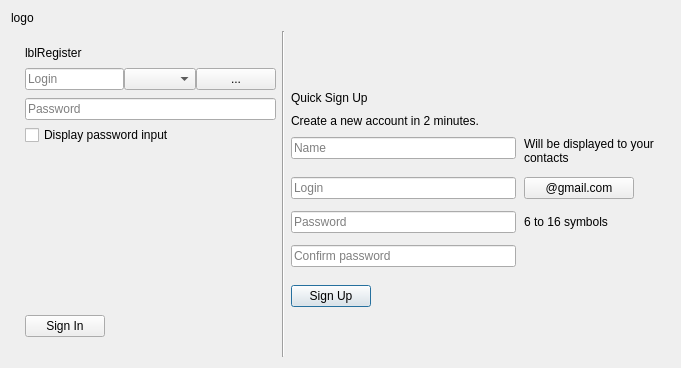
<?xml version="1.0" encoding="UTF-8"?>
<ui version="4.0">
 <class>AddRamblerAccountDialog</class>
 <widget class="QDialog" name="AddRamblerAccountDialog">
  <property name="geometry">
   <rect>
    <x>0</x>
    <y>0</y>
    <width>681</width>
    <height>368</height>
   </rect>
  </property>
  <property name="windowTitle">
   <string>Dialog</string>
  </property>
  <layout class="QVBoxLayout" name="verticalLayout_4">
   <item>
    <widget class="QLabel" name="logo">
     <property name="text">
      <string>logo</string>
     </property>
    </widget>
   </item>
   <item>
    <layout class="QHBoxLayout" name="horizontalLayout_2">
     <item>
      <widget class="QWidget" name="wdtContent" native="true">
       <property name="minimumSize">
        <size>
         <width>265</width>
         <height>0</height>
        </size>
       </property>
       <property name="maximumSize">
        <size>
         <width>265</width>
         <height>16777215</height>
        </size>
       </property>
       <layout class="QVBoxLayout" name="verticalLayout">
        <property name="spacing">
         <number>5</number>
        </property>
        <property name="leftMargin">
         <number>14</number>
        </property>
        <property name="topMargin">
         <number>15</number>
        </property>
        <property name="rightMargin">
         <number>0</number>
        </property>
        <property name="bottomMargin">
         <number>20</number>
        </property>
        <item>
         <widget class="QLabel" name="lblRegister">
          <property name="palette">
           <palette>
            <active>
             <colorrole role="Link">
              <brush brushstyle="SolidPattern">
               <color alpha="255">
                <red>255</red>
                <green>255</green>
                <blue>255</blue>
               </color>
              </brush>
             </colorrole>
            </active>
            <inactive>
             <colorrole role="Link">
              <brush brushstyle="SolidPattern">
               <color alpha="255">
                <red>255</red>
                <green>255</green>
                <blue>255</blue>
               </color>
              </brush>
             </colorrole>
            </inactive>
            <disabled>
             <colorrole role="Link">
              <brush brushstyle="SolidPattern">
               <color alpha="255">
                <red>255</red>
                <green>255</green>
                <blue>255</blue>
               </color>
              </brush>
             </colorrole>
            </disabled>
           </palette>
          </property>
          <property name="contextMenuPolicy">
           <enum>Qt::NoContextMenu</enum>
          </property>
          <property name="text">
           <string notr="true">lblRegister</string>
          </property>
          <property name="wordWrap">
           <bool>true</bool>
          </property>
         </widget>
        </item>
        <item>
         <widget class="QFrame" name="frmLogin">
          <layout class="QHBoxLayout" name="horizontalLayout">
           <property name="spacing">
            <number>0</number>
           </property>
           <property name="leftMargin">
            <number>0</number>
           </property>
           <property name="topMargin">
            <number>3</number>
           </property>
           <property name="rightMargin">
            <number>0</number>
           </property>
           <property name="bottomMargin">
            <number>3</number>
           </property>
           <item>
            <widget class="QLineEdit" name="lneNode">
             <property name="placeholderText">
              <string>Login</string>
             </property>
            </widget>
           </item>
           <item>
            <widget class="QComboBox" name="cmbDomain">
             <property name="sizePolicy">
              <sizepolicy hsizetype="Minimum" vsizetype="Maximum">
               <horstretch>0</horstretch>
               <verstretch>0</verstretch>
              </sizepolicy>
             </property>
            </widget>
           </item>
           <item>
            <widget class="QPushButton" name="tlbDomain">
             <property name="text">
              <string notr="true">...</string>
             </property>
             <property name="autoDefault">
              <bool>false</bool>
             </property>
            </widget>
           </item>
          </layout>
         </widget>
        </item>
        <item>
         <widget class="QFrame" name="frmPassword">
          <layout class="QHBoxLayout" name="horizontalLayout_4">
           <property name="margin">
            <number>0</number>
           </property>
           <item>
            <widget class="QLineEdit" name="lnePassword">
             <property name="echoMode">
              <enum>QLineEdit::Password</enum>
             </property>
             <property name="placeholderText">
              <string>Password</string>
             </property>
            </widget>
           </item>
          </layout>
         </widget>
        </item>
        <item>
         <widget class="QCheckBox" name="chbShowPassword">
          <property name="sizePolicy">
           <sizepolicy hsizetype="Fixed" vsizetype="Fixed">
            <horstretch>0</horstretch>
            <verstretch>0</verstretch>
           </sizepolicy>
          </property>
          <property name="text">
           <string>Display password input</string>
          </property>
         </widget>
        </item>
        <item>
         <spacer name="verticalSpacer_3">
          <property name="orientation">
           <enum>Qt::Vertical</enum>
          </property>
          <property name="sizeHint" stdset="0">
           <size>
            <width>20</width>
            <height>0</height>
           </size>
          </property>
         </spacer>
        </item>
        <item>
         <layout class="QHBoxLayout" name="horizontalLayout_5">
          <item>
           <widget class="QPushButton" name="pbtConnect">
            <property name="text">
             <string>Sign In</string>
            </property>
            <property name="autoDefault">
             <bool>false</bool>
            </property>
            <property name="default">
             <bool>false</bool>
            </property>
           </widget>
          </item>
          <item>
           <spacer name="horizontalSpacer">
            <property name="orientation">
             <enum>Qt::Horizontal</enum>
            </property>
            <property name="sizeHint" stdset="0">
             <size>
              <width>40</width>
              <height>20</height>
             </size>
            </property>
           </spacer>
          </item>
         </layout>
        </item>
       </layout>
      </widget>
     </item>
     <item>
      <widget class="Line" name="splitLine">
       <property name="orientation">
        <enum>Qt::Vertical</enum>
       </property>
      </widget>
     </item>
     <item>
      <widget class="QWidget" name="wdtEasyReg" native="true">
       <property name="minimumSize">
        <size>
         <width>365</width>
         <height>0</height>
        </size>
       </property>
       <layout class="QVBoxLayout" name="verticalLayout_2" stretch="0,0,0,0,0,0">
        <property name="spacing">
         <number>9</number>
        </property>
        <property name="leftMargin">
         <number>0</number>
        </property>
        <property name="topMargin">
         <number>0</number>
        </property>
        <property name="rightMargin">
         <number>8</number>
        </property>
        <property name="bottomMargin">
         <number>0</number>
        </property>
        <item>
         <spacer name="verticalSpacer">
          <property name="orientation">
           <enum>Qt::Vertical</enum>
          </property>
          <property name="sizeType">
           <enum>QSizePolicy::Fixed</enum>
          </property>
          <property name="sizeHint" stdset="0">
           <size>
            <width>20</width>
            <height>60</height>
           </size>
          </property>
         </spacer>
        </item>
        <item>
         <widget class="QLabel" name="lblRegistration">
          <property name="text">
           <string>Quick Sign Up</string>
          </property>
         </widget>
        </item>
        <item>
         <widget class="QLabel" name="lblRegistrationHint">
          <property name="text">
           <string>Create a new account in 2 minutes.</string>
          </property>
         </widget>
        </item>
        <item>
         <widget class="QWidget" name="wdtRegFields" native="true">
          <layout class="QVBoxLayout" name="verticalLayout_3">
           <property name="spacing">
            <number>0</number>
           </property>
           <property name="margin">
            <number>0</number>
           </property>
           <item>
            <layout class="QFormLayout" name="registerLayout">
             <property name="labelAlignment">
              <set>Qt::AlignLeading|Qt::AlignLeft|Qt::AlignTop</set>
             </property>
             <property name="formAlignment">
              <set>Qt::AlignLeading|Qt::AlignLeft|Qt::AlignTop</set>
             </property>
             <property name="horizontalSpacing">
              <number>8</number>
             </property>
             <property name="verticalSpacing">
              <number>12</number>
             </property>
             <property name="rightMargin">
              <number>0</number>
             </property>
             <item row="0" column="0">
              <widget class="QLineEdit" name="lneRegFullName">
               <property name="minimumSize">
                <size>
                 <width>225</width>
                 <height>0</height>
                </size>
               </property>
               <property name="placeholderText">
                <string>Name</string>
               </property>
              </widget>
             </item>
             <item row="0" column="1">
              <widget class="QLabel" name="lblRegNameHelp">
               <property name="sizePolicy">
                <sizepolicy hsizetype="Expanding" vsizetype="Preferred">
                 <horstretch>0</horstretch>
                 <verstretch>0</verstretch>
                </sizepolicy>
               </property>
               <property name="text">
                <string>Will be displayed to your contacts</string>
               </property>
               <property name="wordWrap">
                <bool>true</bool>
               </property>
              </widget>
             </item>
             <item row="1" column="0">
              <widget class="QLineEdit" name="lneRegLogin">
               <property name="minimumSize">
                <size>
                 <width>225</width>
                 <height>0</height>
                </size>
               </property>
               <property name="placeholderText">
                <string>Login</string>
               </property>
              </widget>
             </item>
             <item row="1" column="1">
              <widget class="QPushButton" name="pbtRegDomain">
               <property name="sizePolicy">
                <sizepolicy hsizetype="Fixed" vsizetype="Fixed">
                 <horstretch>0</horstretch>
                 <verstretch>0</verstretch>
                </sizepolicy>
               </property>
               <property name="minimumSize">
                <size>
                 <width>110</width>
                 <height>0</height>
                </size>
               </property>
               <property name="maximumSize">
                <size>
                 <width>110</width>
                 <height>16777215</height>
                </size>
               </property>
               <property name="text">
                <string>@gmail.com</string>
               </property>
               <property name="autoDefault">
                <bool>false</bool>
               </property>
              </widget>
             </item>
             <item row="2" column="0">
              <widget class="QLineEdit" name="lneRegPassword">
               <property name="minimumSize">
                <size>
                 <width>225</width>
                 <height>0</height>
                </size>
               </property>
               <property name="echoMode">
                <enum>QLineEdit::Password</enum>
               </property>
               <property name="placeholderText">
                <string>Password</string>
               </property>
              </widget>
             </item>
             <item row="3" column="0">
              <widget class="QLineEdit" name="lneRegConfirmPassword">
               <property name="minimumSize">
                <size>
                 <width>225</width>
                 <height>0</height>
                </size>
               </property>
               <property name="echoMode">
                <enum>QLineEdit::Password</enum>
               </property>
               <property name="placeholderText">
                <string>Confirm password</string>
               </property>
              </widget>
             </item>
             <item row="2" column="1">
              <widget class="QLabel" name="lblRegPasswordHelp">
               <property name="sizePolicy">
                <sizepolicy hsizetype="Expanding" vsizetype="Preferred">
                 <horstretch>0</horstretch>
                 <verstretch>0</verstretch>
                </sizepolicy>
               </property>
               <property name="text">
                <string>6 to 16 symbols</string>
               </property>
               <property name="wordWrap">
                <bool>true</bool>
               </property>
              </widget>
             </item>
             <item row="3" column="1">
              <widget class="QLabel" name="lblRegConfirmPasswordHelp">
               <property name="sizePolicy">
                <sizepolicy hsizetype="Expanding" vsizetype="Preferred">
                 <horstretch>0</horstretch>
                 <verstretch>0</verstretch>
                </sizepolicy>
               </property>
               <property name="text">
                <string/>
               </property>
               <property name="wordWrap">
                <bool>true</bool>
               </property>
              </widget>
             </item>
            </layout>
           </item>
          </layout>
         </widget>
        </item>
        <item>
         <layout class="QHBoxLayout" name="regButtonLt">
          <property name="spacing">
           <number>12</number>
          </property>
          <property name="leftMargin">
           <number>0</number>
          </property>
          <property name="topMargin">
           <number>0</number>
          </property>
          <item>
           <widget class="QPushButton" name="pbtRegister">
            <property name="cursor">
             <cursorShape>PointingHandCursor</cursorShape>
            </property>
            <property name="text">
             <string>Sign Up</string>
            </property>
            <property name="autoDefault">
             <bool>false</bool>
            </property>
            <property name="default">
             <bool>true</bool>
            </property>
           </widget>
          </item>
          <item>
           <widget class="QLabel" name="lblLoader">
            <property name="sizePolicy">
             <sizepolicy hsizetype="Preferred" vsizetype="Expanding">
              <horstretch>0</horstretch>
              <verstretch>0</verstretch>
             </sizepolicy>
            </property>
            <property name="minimumSize">
             <size>
              <width>18</width>
              <height>18</height>
             </size>
            </property>
            <property name="maximumSize">
             <size>
              <width>18</width>
              <height>16777215</height>
             </size>
            </property>
            <property name="text">
             <string/>
            </property>
            <property name="alignment">
             <set>Qt::AlignCenter</set>
            </property>
           </widget>
          </item>
          <item>
           <spacer name="horizontalSpacer_2">
            <property name="orientation">
             <enum>Qt::Horizontal</enum>
            </property>
            <property name="sizeHint" stdset="0">
             <size>
              <width>0</width>
              <height>20</height>
             </size>
            </property>
           </spacer>
          </item>
         </layout>
        </item>
        <item>
         <spacer name="verticalSpacer_2">
          <property name="orientation">
           <enum>Qt::Vertical</enum>
          </property>
          <property name="sizeHint" stdset="0">
           <size>
            <width>0</width>
            <height>0</height>
           </size>
          </property>
         </spacer>
        </item>
       </layout>
      </widget>
     </item>
    </layout>
   </item>
  </layout>
 </widget>
 <resources/>
 <connections/>
</ui>
